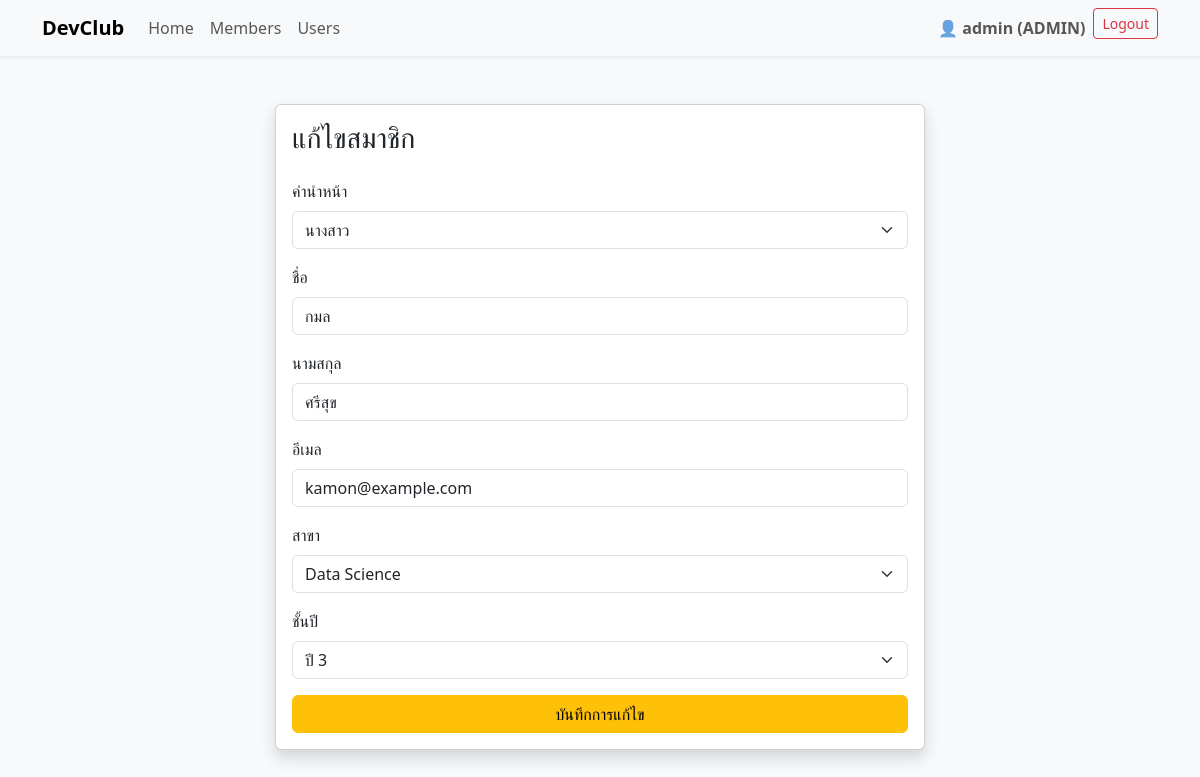
The app's page /frontend/form_member.php?id=3 (signed in) with its own data.
### tables this page shows
CREATE TABLE `members` (
  `id` int(11) NOT NULL,
  `title` enum('นาย','นาง','นางสาว','Mr','Ms') DEFAULT NULL,
  `firstname` varchar(255) DEFAULT NULL,
  `lastname` varchar(255) DEFAULT NULL,
  `email` varchar(255) DEFAULT NULL,
  `major` int(11) DEFAULT NULL,
  `year` int(11) DEFAULT NULL
);

CREATE TABLE `majors` (
  `id` int(11) NOT NULL,
  `name` varchar(100) NOT NULL
);

### frontend/form_member.php (the view, shortened to what this page needs)
<?php
require_once "../configs/connect.php";
$editing = false;
$member = null;
if (isset($_GET['id'])) {
    $editing = true;
    $id = $_GET['id'];
    $stmt = $conn->prepare("SELECT * FROM members WHERE id = :id");
    $stmt->bindParam(":id", $id);
    $stmt->execute();
    $member = $stmt->fetch(PDO::FETCH_ASSOC);
}
$majorStmt = $conn->query("SELECT id, name FROM majors ORDER BY name ASC");
$majors = $majorStmt->fetchAll(PDO::FETCH_ASSOC);
?>
<!doctype html>
<html lang="en">
<head>
    <link href="https://cdn.jsdelivr.net/npm/bootstrap@5.3.2/dist/css/bootstrap.min.css" rel="stylesheet">
</head>
<body class="bg-light">
<?php require_once "../layouts/navbar.php"; ?>
<div class="container py-5">
    <div class="card shadow mx-auto" style="max-width: 650px;">
        <div class="card-body">
            <h3 class="mb-4">
                <?= $editing ? "แก้ไขสมาชิก" : "เพิ่มสมาชิกใหม่" ?>
            </h3>
            <form action="../backend/member_api.php" method="POST">
                <div class="mb-3">
                    <label class="form-label">คำนำหน้า</label>
                    <select name="title" class="form-select" required>
                        <?php
                        $titles = ['นาย', 'นางสาว', 'นาง', 'Mr', 'Ms'];
                        foreach ($titles as $t):
                        ?>
                            <option value="<?= $t ?>"
                                <?= ($editing && $member['title'] === $t) ? "selected" : "" ?>>
                                <?= $t ?>
                            </option>
                        <?php endforeach; ?>
                    </select>
                </div>
                <div class="mb-3">
                    <label class="form-label">ชื่อ</label>
                    <input type="text" class="form-control" name="firstname"
                           value="<?= $editing ? htmlspecialchars($member['firstname']) : "" ?>"
                           required>
                </div>
                <div class="mb-3">
                    <label class="form-label">นามสกุล</label>
                    <input type="text" class="form-control" name="lastname"
                           value="<?= $editing ? htmlspecialchars($member['lastname']) : "" ?>"
                           required>
                </div>
                <div class="mb-3">
                    <label class="form-label">อีเมล</label>
                    <input type="email" class="form-control" name="email"
                           value="<?= $editing ? htmlspecialchars($member['email']) : "" ?>"
                           required>
                </div>
                <div class="mb-3">
                    <label class="form-label">สาขา</label>
                    <select name="major" class="form-select" required>
                        <?php foreach ($majors as $mj): ?>
                            <option value="<?= $mj['id'] ?>"
                                <?= ($editing && $member['major'] == $mj['id']) ? "selected" : "" ?>>
                                <?= htmlspecialchars($mj['name']) ?>
                            </option>
                        <?php endforeach; ?>
                    </select>
                </div>
                <div class="mb-3">
                    <label class="form-label">ชั้นปี</label>
                    <select name="year" class="form-select" required>
                        <?php for ($i = 1; $i <= 4; $i++): ?>
                            <option value="<?= $i ?>"
                                <?= ($editing && $member['year'] == $i) ? "selected" : "" ?>>
                                ปี <?= $i ?>
                            </option>
                        <?php endfor; ?>
                    </select>
                </div>
                <div class="d-grid">
                    <button type="submit"
                        class="btn btn-<?= $editing ? "warning" : "primary" ?>"
                        name="<?= $editing ? "update" : "add" ?>">
                        <?= $editing ? "บันทึกการแก้ไข" : "เพิ่มสมาชิก" ?>
                    </button>
                </div>
            </form>
        </div>
    </div>
</div>
</body>
</html>

### records on screen
members: title "นางสาว", firstname "กมล", lastname "ศรีสุข", email "kamon@example.com", major "Data Science", year "ปี 3"

### other values on screen
$_SESSION['username'] "admin"
$_SESSION['role'] "ADMIN"
